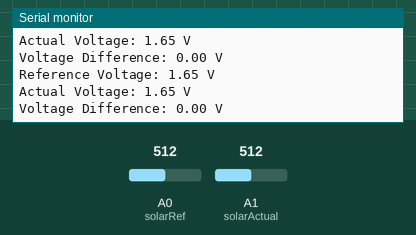
This sketch was run on a simulated Arduino Uno, built with avr-gcc and run on an emulated ATmega328P. Parts: the last lines printed to the serial monitor. The inputs (shaded band) are chosen by the test bench; at power-on: A0 (solarRef) = 512, A1 (solarActual) = 512.

Above: at 7.0 s.
7.1 s: A0 (solarRef) set to 857
At 7.6 s:
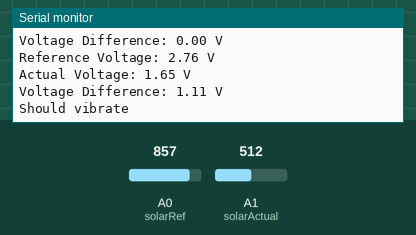
11.2 s: A0 (solarRef) set to 887
At 13.1 s:
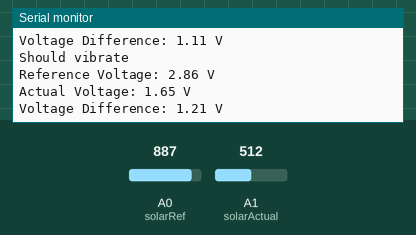
15.3 s: A1 (solarActual) set to 738
At 16.1 s:
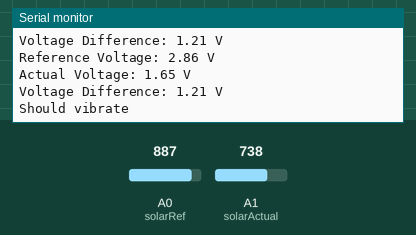
Timing chart, 0 to 17.8 s (numbered marks = the images above; inputs shaded):
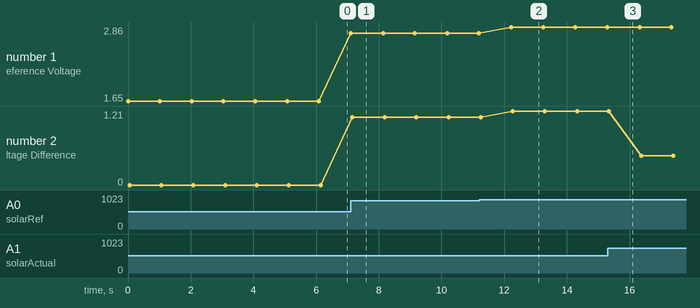

The sketch:

sketch_dec10a.ino
```cpp
const int solarRef = A0;
const int solarActual = A1;

const int vibratorPin = 1;
unsigned long vibrationStartTime = 0;
const unsigned long vibrationDuration = 1000;
bool isVibrating = false;

const float referenceVoltage = 3.3;
const int resolution = 1024; // 10-bit ADC (2^10 = 1024)
const float voltageThreshold = 0.5;
const unsigned long measurementDelay = 1000;

void setup() {
  pinMode(vibratorPin, OUTPUT);
  digitalWrite(vibratorPin, LOW);
  Serial.begin(9600);
}

void loop() {
  int analogValueRef = analogRead(solarRef); // Read raw ADC value
  float voltageRef = (analogValueRef / (float)resolution) * referenceVoltage;
  Serial.print("Reference Voltage: ");
  Serial.print(voltageRef);
  Serial.println(" V");

  int analogValueActual = analogRead(solarActual);
  float voltageActual = (analogValueActual / (float)resolution) * referenceVoltage;
  Serial.print("Actual Voltage: ");
  Serial.print(voltageActual);
  Serial.println(" V");

  float voltageDifference = voltageRef - voltageActual;
  Serial.print("Voltage Difference: ");
  Serial.print(voltageDifference);
  Serial.println(" V");

  if (voltageDifference >= voltageThreshold && !isVibrating) {
    Serial.println("Should vibrate");
    isVibrating = true;
    vibrationStartTime = millis();
    digitalWrite(vibratorPin, HIGH);
  }

  if (isVibrating && millis() - vibrationStartTime >= vibrationDuration) {
    isVibrating = false;
    digitalWrite(vibratorPin, LOW);
  }

  delay(measurementDelay);
}
```

Measured:
- the behaviour switches between 871 and 872 on A0 (solarRef) (found by bisection; images 1 and 2)
- the behaviour switches between 731 and 732 on A1 (solarActual) (found by bisection; images 2 and 3)
- after the input at 7.1 s, the serial monitor: prints a new line at once (image 1)
- after the input at 11.2 s, the serial monitor: prints a new line after 1.0 s (image 2)
- plotted number 1: 1.65 → 2.76 after the input at 7.1 s, 2.76 → 2.86 after the input at 11.2 s
- plotted number 2: 0 → 1.11 after the input at 7.1 s, 1.11 → 1.21 after the input at 11.2 s, 1.21 → 0.48 after the input at 15.3 s
